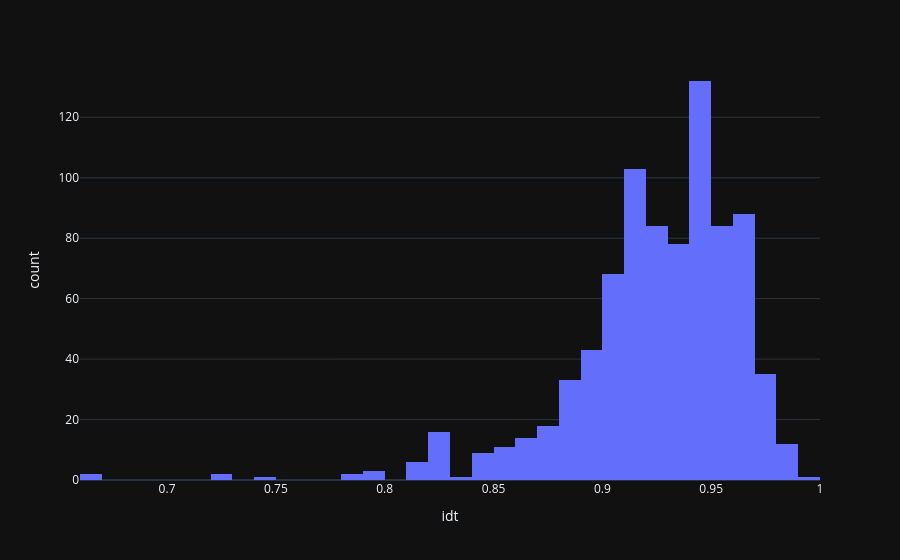

Notebook source saved alongside this figure:
### Code cell
df = mmseqs_tables["SP_24_1"].filter(pl.col('cov') > 0.5)
fig = px.histogram(df, x="idt", nbins=50)
fig.show()

### Figure 1 — Plotly figure (JSON) as saved in the notebook; plotly's stock layout.template omitted (floating-point values rounded to 4 significant figures; data arrays with more than 128 entries replaced by an {"elided": "..."} marker saying what was removed)
{"data": [{"bingroup": "x", "hovertemplate": "idt=%{x}<br>count=%{y}<extra></extra>", "legendgroup": "", "marker": {"color": "#636efa", "pattern": {"shape": ""}}, "name": "", "nbinsx": 50, "orientation": "v", "showlegend": false, "x": {"elided": "846 float values"}, "xaxis": "x", "yaxis": "y", "type": "histogram"}], "layout": {"xaxis": {"anchor": "y", "domain": [0.0, 1.0], "title": {"text": "idt"}}, "yaxis": {"anchor": "x", "domain": [0.0, 1.0], "title": {"text": "count"}}, "legend": {"tracegroupgap": 0}, "margin": {"t": 60}, "barmode": "relative"}}
